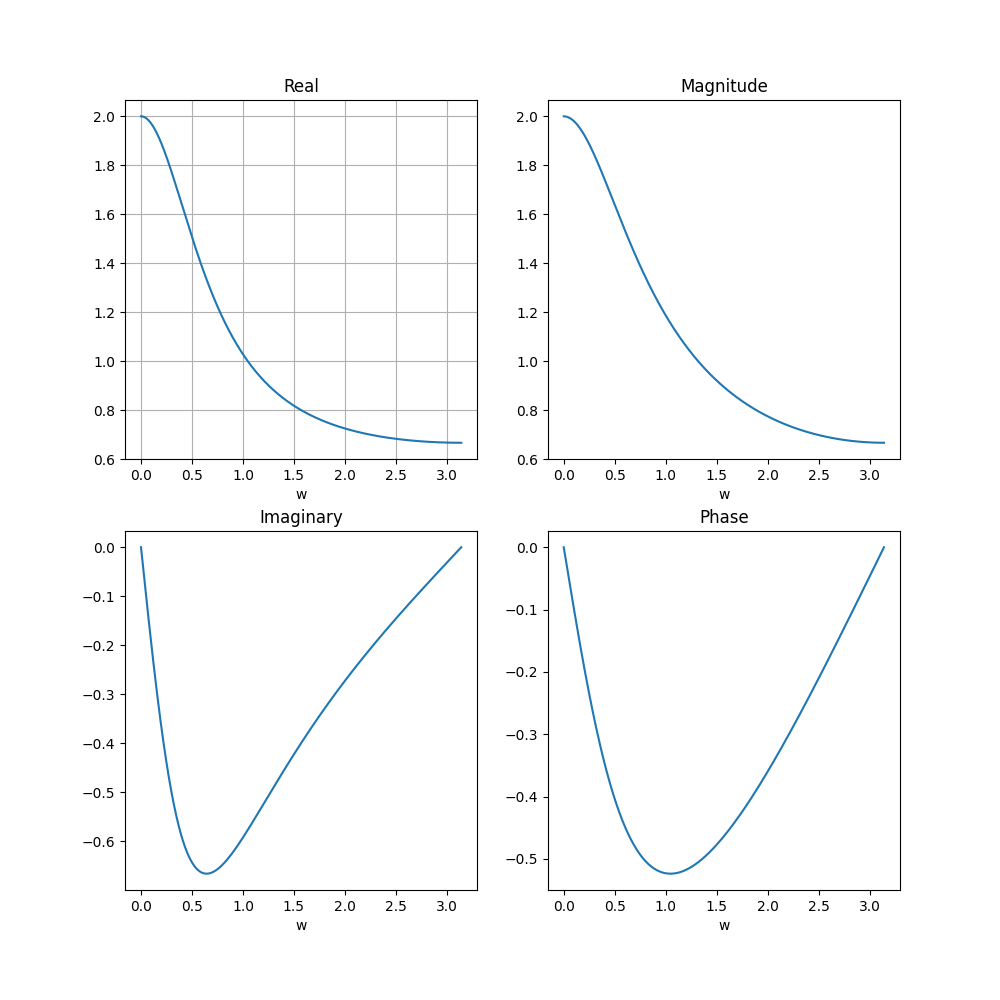

Python code for this plot:
import numpy as np
import matplotlib.pyplot as plt
import os
import random
import scipy as scp
from scipy.signal import lfilter, lfilter_zi

LL = 0
UL = 500
w = np.arange(LL, UL + 1) * np.pi / 500 # 500 samples
X_ejw = np.exp(1j*w) / (np.exp(1j*w) - 0.5*np.ones(UL + 1))


angle = np.angle(X_ejw)
plt.grid()
plt.subplot(2, 2, 4)
plt.title('Phase')
plt.xlabel('w')
plt.plot(w, angle)

real = np.real(X_ejw)
plt.subplot(2, 2, 1)
plt.grid()
plt.title('Real')
plt.xlabel('w')
plt.plot(w, real)

imag = np.imag(X_ejw)
plt.subplot(2, 2,3)
plt.grid()
plt.title('Imaginary')
plt.xlabel('w')
plt.plot(w, imag)

mag = np.abs(X_ejw)
plt.grid()
plt.subplot(2, 2, 2)
plt.title('Magnitude')
plt.xlabel('w')
plt.plot(w, mag)


plt.subplots_adjust(top=0.9)
fig = plt.gcf()
fig.set_size_inches(10, 10)
plt.savefig('Q10.png',dpi=100)
plt.show()

